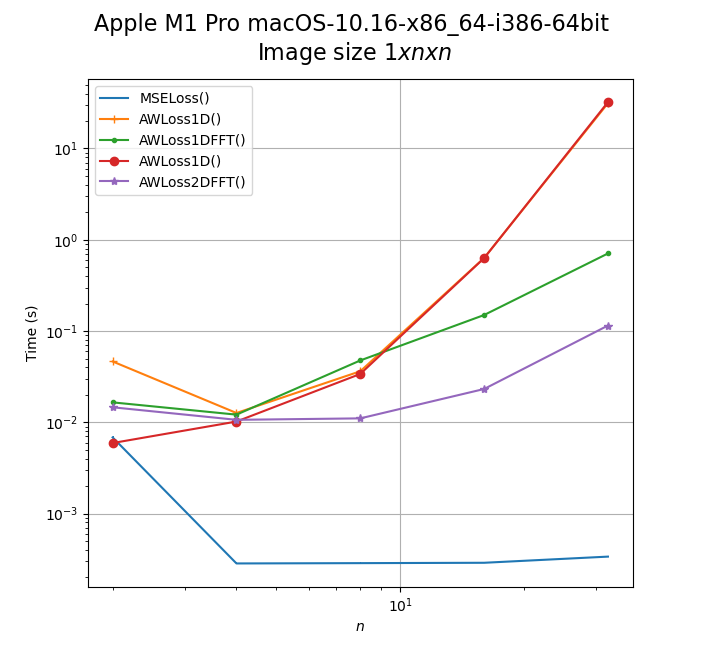

Generate this figure with Python:
#!/usr/bin/env python3

import sys, os; sys.path.append(os.path.dirname("./"))
import timeit
import torch
import torch.nn as nn
import matplotlib.pyplot as plt
import platform
import cpuinfo
import itertools


from losses import *
from utils import set_device, set_seed


def plot_convergence(times, n_all, labels, xlabel, ylabel, figtitle=None):
    assert len(times) == len(labels)
    
    fig, ax = plt.subplots(1, 1, figsize=(10, 5))
    if figtitle is not None:
        fig.suptitle(figtitle, fontsize=16)

    marker = itertools.cycle((',', '+', '.', 'o', '*')) 

    for i in range(len(times)):
        ax.plot(n_all, times[i], label=labels[i], marker=next(marker))

    ax.set_xscale('log')
    ax.set_yscale('log')
    ax.grid()
    ax.legend()
    ax.set_xlabel(xlabel)
    ax.set_ylabel(ylabel)
    plt.show()
    return None


if __name__ == "__main__":

    # Set seed and device                     
    device=set_device("cuda", 0)
    set_seed(42)
    
    # Losses to evaluate
    losses = [nn.MSELoss(reduction="sum"),
              AWLoss1D(reduction="sum"),
              AWLoss1DFFT(reduction="sum"),
              AWLoss1D(reduction="sum"),
              AWLoss2DFFT(reduction="sum")]
    names = [str(l) for l in losses]

    # Nested list to store performance times
    times = [[] for i in losses ]

    # Profiling for different image sizes
    n_all = [2**i for i in range(1, 6)]
    for n in n_all:
        print(" Processing image size %g"%n)
        nc = 1
        # Data for profiling
        X = torch.randn([1, nc, n, n]).to(device)
        target = torch.randn_like(X).to(device)
        
        # Profiling losses
        for i, loss in enumerate(losses):
            times[i].append(timeit.timeit(lambda:loss(X, target), number=30))

    # Environment name
    if device=="cuda":
        envname = torch.cuda.get_device_name(0)
    else:
        try:
            envname = str(cpuinfo.get_cpu_info()['brand_raw'])
        except:
            try:
                envname = str(cpuinfo.get_cpu_info()['brand'])
            except:
                envname = ""
        envname = envname + " " + str(platform.platform())

    # Convergence Plot
    figtitle = "{}".format(envname + "\n Image size ${} x n x n$".format(nc))
    plot_convergence(times, n_all, names, xlabel=r"$n$", ylabel="Time (s)", figtitle=figtitle)
